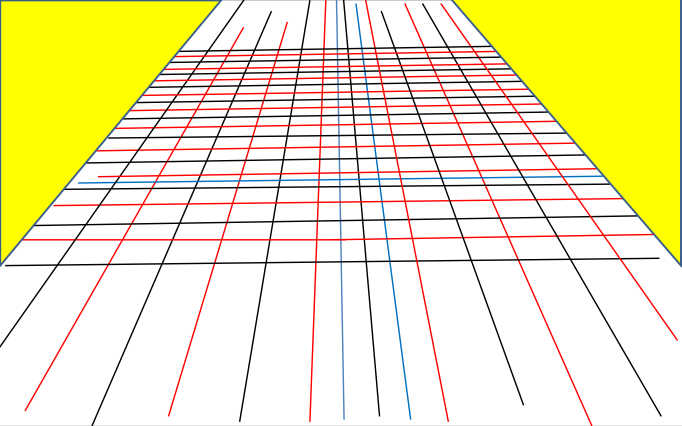
%> input picture Calibration_Camera/calib_anne_screen.png, 1363 x 852 px (shown at 1/2 size)
$ octave make_grid_test.m   (GNU Octave 9; MATLAB toolbox functions it lacks are replaced by stand-ins)
%> lines starting %> are read from the running program, lines starting %| are printed output that depends on the picture
%%%%%%%%%%%%%%%%%%%%%%%%%
% MAKE THE GRID for calibration
%%%%%%%%%%%%%%%%%%%%%%%%%

clear all
close all

path= '/home/nbourg/Bluebottle_Experiments/Calibration_Camera/';
file =[path 'calib_anne_screen.png']
I = imread(file);
%> I is the input picture: size 852x1363x3 uint8; mean R, G, B 242.6, 234.9, 184.5

A1=I(:,:,1);
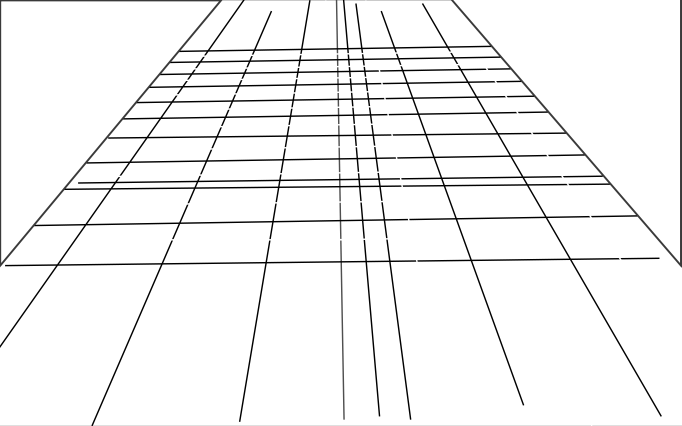
%> A1: size 852x1363 uint8 (shown at 1/2 size); min 0, max 255, mean 242.6
A2=I(:,:,2);
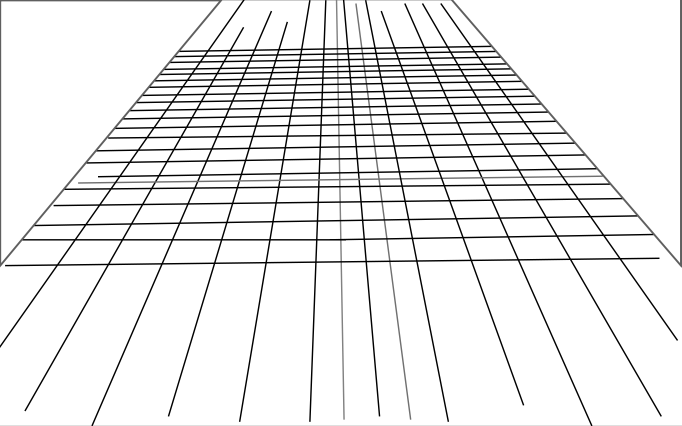
%> A2: size 852x1363 uint8 (shown at 1/2 size); min 0, max 255, mean 234.9
A3=I(:,:,3);
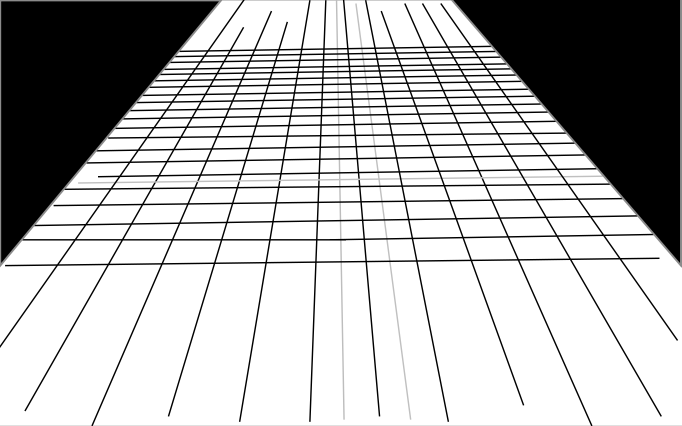
%> A3: size 852x1363 uint8 (shown at 1/2 size); min 0, max 255, mean 184.5
% RGB image
%%%%%%%%%%%%%%%%%%%%%%%%%


imshow(I)
tmp=A2;
%> (the run ends here)

$ run again, with Calibration_Camera/calib_anne_png.png copied over Calibration_Camera/calib_anne_screen.png
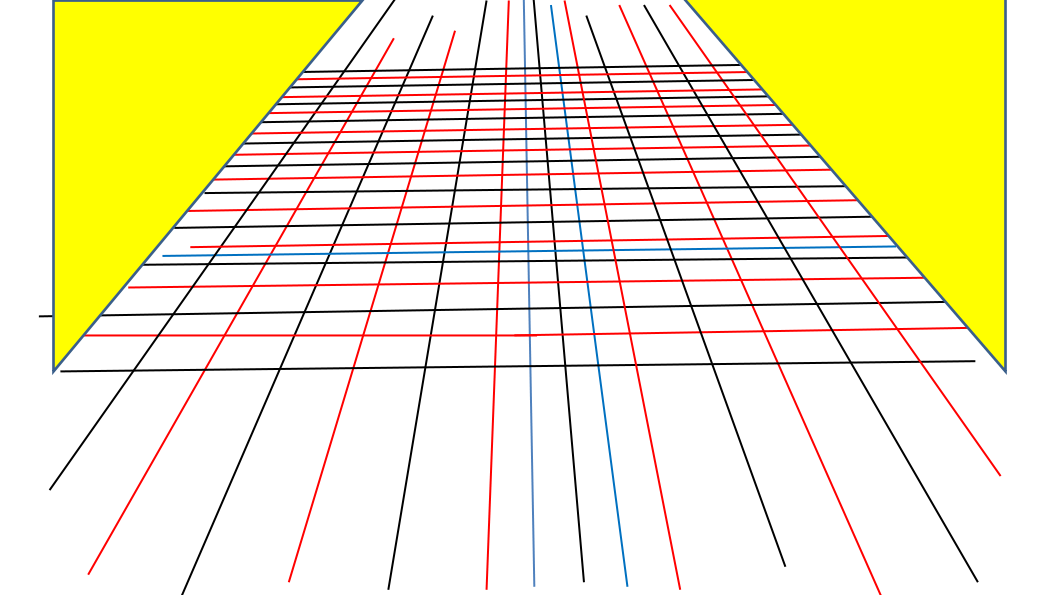
%> input picture Calibration_Camera/calib_anne_png.png, 1058 x 595 px
%> I is the input picture: size 595x1058x3 uint8; mean R, G, B 243.7, 236.8, 191.4
%> `A2=I(:,:,2);`:
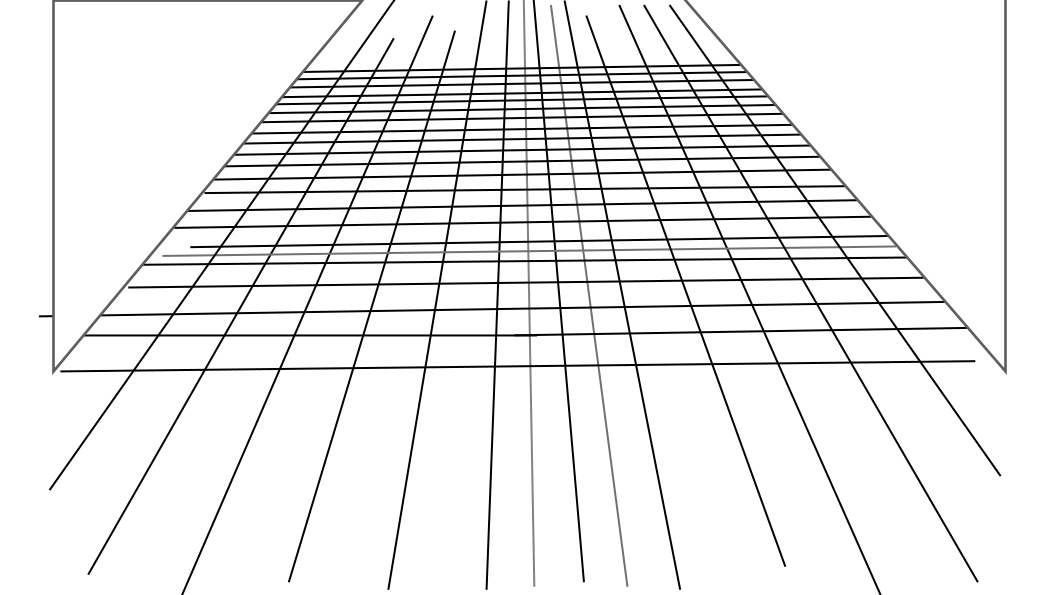
%> A2: size 595x1058 uint8; min 0, max 255, mean 236.8
%> `A3=I(:,:,3);`:
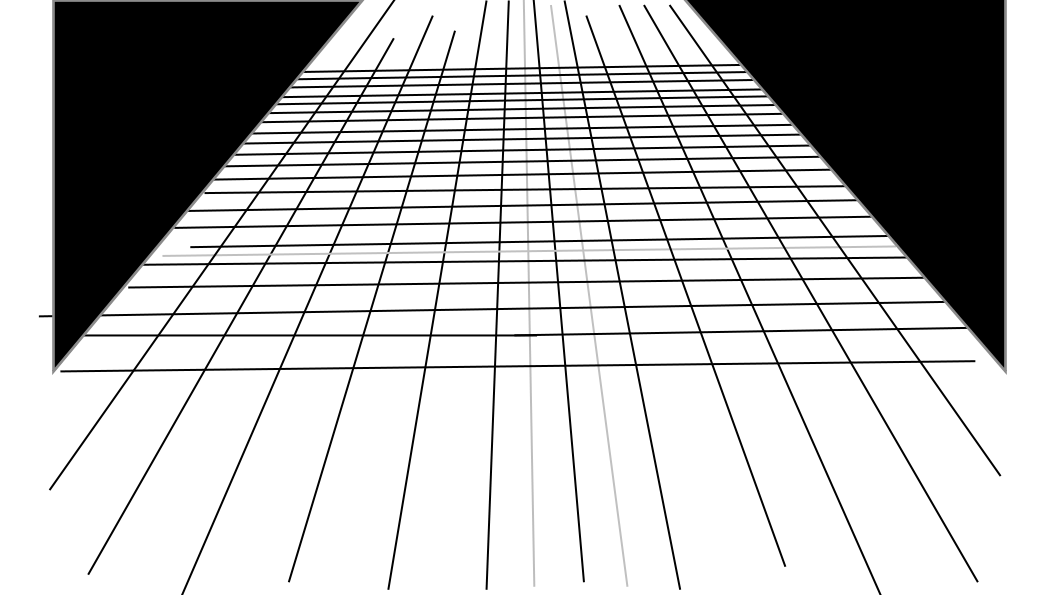
%> A3: size 595x1058 uint8; min 0, max 255, mean 191.4

$ run again, with Calibration_Camera/calib_show.png copied over Calibration_Camera/calib_anne_screen.png
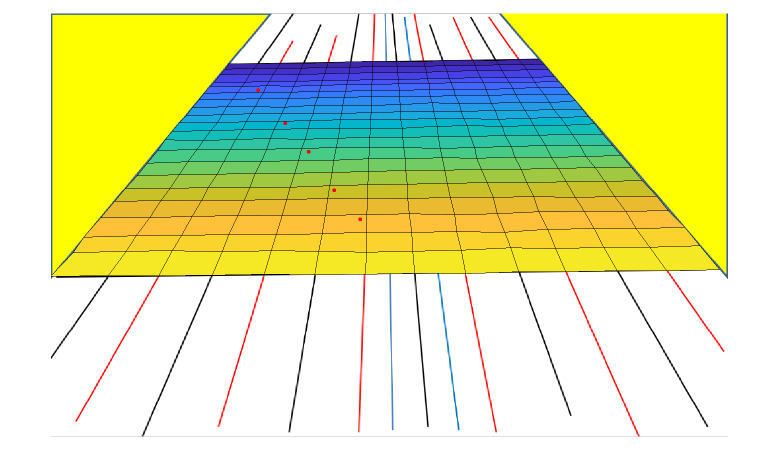
%> input picture Calibration_Camera/calib_show.png, 1559 x 936 px (shown at 1/2 size)
%> I is the input picture: size 936x1559x3 uint8; mean R, G, B 221.7, 228.4, 166.9
%> `A2=I(:,:,2);`:
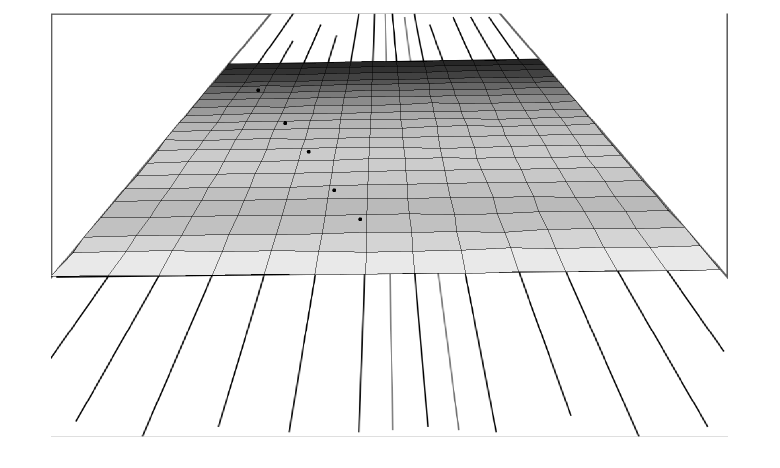
%> A2: size 936x1559 uint8 (shown at 1/2 size); min 0, max 255, mean 228.4
%> `A3=I(:,:,3);`:
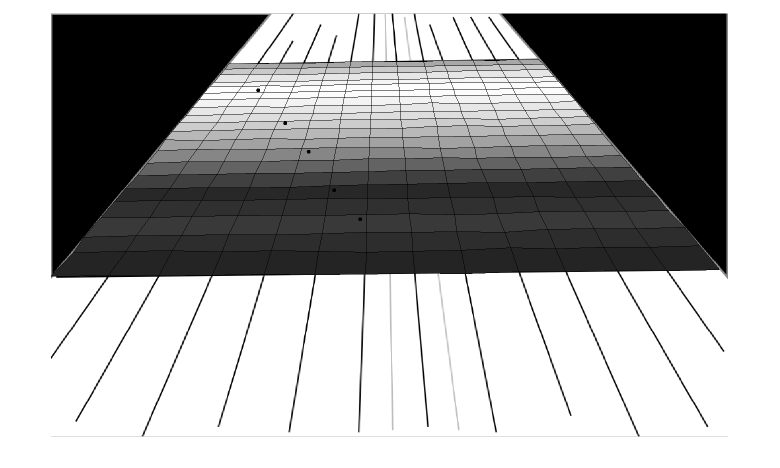
%> A3: size 936x1559 uint8 (shown at 1/2 size); min 0, max 255, mean 166.9
